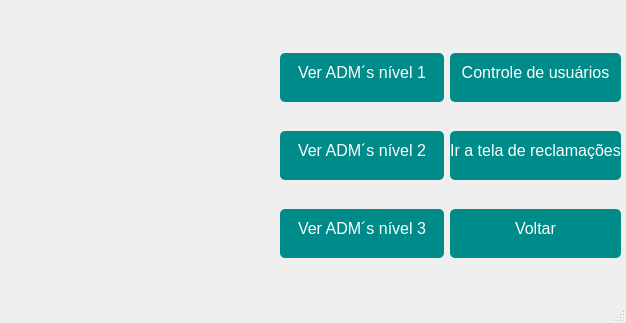
<?xml version="1.0" encoding="UTF-8"?>
<ui version="4.0">
 <class>MainWindow</class>
 <widget class="QMainWindow" name="MainWindow">
  <property name="geometry">
   <rect>
    <x>0</x>
    <y>0</y>
    <width>626</width>
    <height>323</height>
   </rect>
  </property>
  <property name="windowTitle">
   <string>MainWindow</string>
  </property>
  <property name="autoFillBackground">
   <bool>true</bool>
  </property>
  <widget class="QWidget" name="centralwidget">
   <widget class="QLabel" name="lbl_logo">
    <property name="geometry">
     <rect>
      <x>30</x>
      <y>50</y>
      <width>231</width>
      <height>201</height>
     </rect>
    </property>
    <property name="text">
     <string/>
    </property>
    <property name="pixmap">
     <pixmap resource="icone/icons.qrc">:/Icones/logo 1.png</pixmap>
    </property>
    <property name="scaledContents">
     <bool>true</bool>
    </property>
   </widget>
   <widget class="QWidget" name="horizontalLayoutWidget">
    <property name="geometry">
     <rect>
      <x>280</x>
      <y>30</y>
      <width>341</width>
      <height>251</height>
     </rect>
    </property>
    <layout class="QHBoxLayout" name="horizontalLayout">
     <item>
      <layout class="QVBoxLayout" name="verticalLayout_2">
       <item>
        <widget class="QPushButton" name="pushButton_5">
         <property name="styleSheet">
          <string notr="true">QPushButton {
background-color: #008b8b;
color: white;
border: none;
border-radius: 5px;
padding: 10 px 20px;
font-size: 16px;
}

QPushButton:hover {
 background-color: #008b8b;
}

QPushButton:pressed {
background-color: #3e8e41;
}</string>
         </property>
         <property name="text">
          <string>Ver ADM´s nível 1</string>
         </property>
        </widget>
       </item>
       <item>
        <widget class="QPushButton" name="pushButton_6">
         <property name="styleSheet">
          <string notr="true">QPushButton {
background-color: #008b8b;
color: white;
border: none;
border-radius: 5px;
padding: 10 px 20px;
font-size: 16px;
}

QPushButton:hover {
 background-color: #008b8b;
}

QPushButton:pressed {
background-color: #3e8e41;
}</string>
         </property>
         <property name="text">
          <string>Ver ADM´s nível 2</string>
         </property>
        </widget>
       </item>
       <item>
        <widget class="QPushButton" name="pushButton_7">
         <property name="styleSheet">
          <string notr="true">QPushButton {
background-color: #008b8b;
color: white;
border: none;
border-radius: 5px;
padding: 10 px 20px;
font-size: 16px;
}

QPushButton:hover {
 background-color: #008b8b;
}

QPushButton:pressed {
background-color: #3e8e41;
}</string>
         </property>
         <property name="text">
          <string>Ver ADM´s nível 3</string>
         </property>
        </widget>
       </item>
      </layout>
     </item>
     <item>
      <layout class="QVBoxLayout" name="verticalLayout">
       <item>
        <widget class="QPushButton" name="pushButton_3">
         <property name="styleSheet">
          <string notr="true">QPushButton {
background-color: #008b8b;
color: white;
border: none;
border-radius: 5px;
padding: 10 px 20px;
font-size: 16px;
}

QPushButton:hover {
 background-color: #008b8b;
}

QPushButton:pressed {
background-color: #3e8e41;
}</string>
         </property>
         <property name="text">
          <string>Controle de usuários</string>
         </property>
        </widget>
       </item>
       <item>
        <widget class="QPushButton" name="pushButton_2">
         <property name="styleSheet">
          <string notr="true">QPushButton {
background-color: #008b8b;
color: white;
border: none;
border-radius: 5px;
padding: 10 px 20px;
font-size: 16px;
}

QPushButton:hover {
 background-color: #008b8b;
}

QPushButton:pressed {
background-color: #3e8e41;
}</string>
         </property>
         <property name="text">
          <string>Ir a tela de reclamações</string>
         </property>
        </widget>
       </item>
       <item>
        <widget class="QPushButton" name="pushButton_4">
         <property name="styleSheet">
          <string notr="true">QPushButton {
background-color: #008b8b;
color: white;
border: none;
border-radius: 5px;
padding: 10 px 20px;
font-size: 16px;
}

QPushButton:hover {
 background-color: #008b8b;
}

QPushButton:pressed {
background-color: #3e8e41;
}</string>
         </property>
         <property name="text">
          <string>Voltar</string>
         </property>
        </widget>
       </item>
      </layout>
     </item>
    </layout>
   </widget>
  </widget>
  <widget class="QMenuBar" name="menubar">
   <property name="geometry">
    <rect>
     <x>0</x>
     <y>0</y>
     <width>626</width>
     <height>21</height>
    </rect>
   </property>
  </widget>
  <widget class="QStatusBar" name="statusbar"/>
 </widget>
 <resources>
  <include location="icone/icons.qrc"/>
 </resources>
 <connections/>
</ui>
